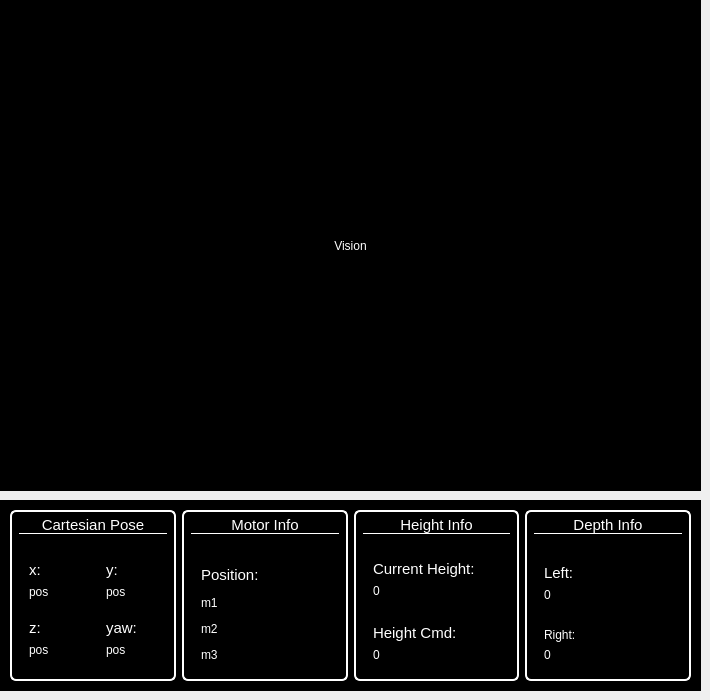
         <widget class="QWidget" name="VisionAndInfoPage">
          <widget class="QWidget" name="CameraWidgetInComponentControl" native="true">
           <property name="geometry">
            <rect>
             <x>0</x>
             <y>0</y>
             <width>701</width>
             <height>491</height>
            </rect>
           </property>
           <property name="styleSheet">
            <string notr="true">background-color: #000000;</string>
           </property>
           <layout class="QHBoxLayout" name="horizontalLayout_15">
            <item>
             <widget class="QLabel" name="VisionTextInComponentControl">
              <property name="styleSheet">
               <string notr="true">color:white;</string>
              </property>
              <property name="text">
               <string>Vision</string>
              </property>
              <property name="alignment">
               <set>Qt::AlignmentFlag::AlignCenter</set>
              </property>
             </widget>
            </item>
           </layout>
          </widget>
          <widget class="QFrame" name="Info_2">
           <property name="geometry">
            <rect>
             <x>0</x>
             <y>500</y>
             <width>701</width>
             <height>191</height>
            </rect>
           </property>
           <property name="styleSheet">
            <string notr="true"> background-color: #000000; color: white;</string>
           </property>
           <property name="frameShape">
            <enum>QFrame::Shape::StyledPanel</enum>
           </property>
           <property name="frameShadow">
            <enum>QFrame::Shadow::Raised</enum>
           </property>
           <layout class="QHBoxLayout" name="horizontalLayout_19" stretch="0,0,0,0">
            <property name="topMargin">
             <number>9</number>
            </property>
            <property name="bottomMargin">
             <number>9</number>
            </property>
            <item>
             <widget class="QWidget" name="CartesianPoseWidget_2" native="true">
              <property name="sizePolicy">
               <sizepolicy hsizetype="Preferred" vsizetype="Preferred">
                <horstretch>0</horstretch>
                <verstretch>0</verstretch>
               </sizepolicy>
              </property>
              <property name="minimumSize">
               <size>
                <width>0</width>
                <height>0</height>
               </size>
              </property>
              <property name="styleSheet">
               <string notr="true">QWidget#CartesianPoseWidget_2 {
	border: 2px solid #FFFFFF;  /* white solid border */
	border-radius: 6px;
}</string>
              </property>
              <layout class="QGridLayout" name="gridLayout_4">
               <property name="topMargin">
                <number>6</number>
               </property>
               <item row="0" column="0" colspan="2" alignment="Qt::AlignmentFlag::AlignTop">
                <widget class="QLabel" name="CartesianPoseText_2">
                 <property name="font">
                  <font>
                   <pointsize>11</pointsize>
                   <bold>false</bold>
                  </font>
                 </property>
                 <property name="styleSheet">
                  <string notr="true">QLabel#CartesianPoseText_2 {
    border-bottom: 1px solid white;
}</string>
                 </property>
                 <property name="text">
                  <string>Cartesian Pose</string>
                 </property>
                 <property name="alignment">
                  <set>Qt::AlignmentFlag::AlignCenter</set>
                 </property>
                </widget>
               </item>
               <item row="2" column="0">
                <widget class="QFrame" name="zPosFrame_2">
                 <property name="frameShape">
                  <enum>QFrame::Shape::StyledPanel</enum>
                 </property>
                 <property name="frameShadow">
                  <enum>QFrame::Shadow::Raised</enum>
                 </property>
                 <layout class="QVBoxLayout" name="verticalLayout_16">
                  <property name="bottomMargin">
                   <number>14</number>
                  </property>
                  <item>
                   <widget class="QLabel" name="z_2">
                    <property name="font">
                     <font>
                      <pointsize>11</pointsize>
                      <bold>false</bold>
                     </font>
                    </property>
                    <property name="text">
                     <string>z:</string>
                    </property>
                   </widget>
                  </item>
                  <item>
                   <widget class="QLabel" name="zPose">
                    <property name="text">
                     <string>pos</string>
                    </property>
                   </widget>
                  </item>
                 </layout>
                </widget>
               </item>
               <item row="1" column="1">
                <widget class="QFrame" name="yPosFrame_2">
                 <property name="frameShape">
                  <enum>QFrame::Shape::StyledPanel</enum>
                 </property>
                 <property name="frameShadow">
                  <enum>QFrame::Shadow::Raised</enum>
                 </property>
                 <layout class="QVBoxLayout" name="verticalLayout_14">
                  <property name="bottomMargin">
                   <number>3</number>
                  </property>
                  <item>
                   <widget class="QLabel" name="y_2">
                    <property name="font">
                     <font>
                      <pointsize>11</pointsize>
                      <bold>false</bold>
                     </font>
                    </property>
                    <property name="text">
                     <string>y:</string>
                    </property>
                   </widget>
                  </item>
                  <item>
                   <widget class="QLabel" name="yPos">
                    <property name="text">
                     <string>pos</string>
                    </property>
                   </widget>
                  </item>
                 </layout>
                </widget>
               </item>
               <item row="2" column="1">
                <widget class="QFrame" name="yawPosFrame_2">
                 <property name="frameShape">
                  <enum>QFrame::Shape::StyledPanel</enum>
                 </property>
                 <property name="frameShadow">
                  <enum>QFrame::Shadow::Raised</enum>
                 </property>
                 <layout class="QVBoxLayout" name="verticalLayout_17">
                  <property name="bottomMargin">
                   <number>14</number>
                  </property>
                  <item>
                   <widget class="QLabel" name="yaw_2">
                    <property name="font">
                     <font>
                      <pointsize>11</pointsize>
                      <bold>false</bold>
                     </font>
                    </property>
                    <property name="text">
                     <string>yaw:</string>
                    </property>
                   </widget>
                  </item>
                  <item>
                   <widget class="QLabel" name="yawPos">
                    <property name="text">
                     <string>pos</string>
                    </property>
                   </widget>
                  </item>
                 </layout>
                </widget>
               </item>
               <item row="1" column="0">
                <widget class="QFrame" name="xPosFrame_2">
                 <property name="font">
                  <font>
                   <pointsize>9</pointsize>
                  </font>
                 </property>
                 <property name="frameShape">
                  <enum>QFrame::Shape::StyledPanel</enum>
                 </property>
                 <property name="frameShadow">
                  <enum>QFrame::Shadow::Raised</enum>
                 </property>
                 <layout class="QVBoxLayout" name="verticalLayout_13">
                  <property name="leftMargin">
                   <number>9</number>
                  </property>
                  <property name="bottomMargin">
                   <number>3</number>
                  </property>
                  <item>
                   <widget class="QLabel" name="x_2">
                    <property name="font">
                     <font>
                      <pointsize>11</pointsize>
                      <bold>false</bold>
                     </font>
                    </property>
                    <property name="text">
                     <string>x:</string>
                    </property>
                   </widget>
                  </item>
                  <item>
                   <widget class="QLabel" name="xPos">
                    <property name="text">
                     <string>pos</string>
                    </property>
                   </widget>
                  </item>
                 </layout>
                </widget>
               </item>
              </layout>
             </widget>
            </item>
            <item>
             <widget class="QWidget" name="MotorInfoWidget_2" native="true">
              <property name="styleSheet">
               <string notr="true">QWidget#MotorInfoWidget_2 {
	border: 2px solid #FFFFFF;  /* white solid border */
	border-radius: 6px;
}</string>
              </property>
              <layout class="QGridLayout" name="gridLayout_5">
               <property name="topMargin">
                <number>6</number>
               </property>
               <property name="rightMargin">
                <number>9</number>
               </property>
               <property name="bottomMargin">
                <number>9</number>
               </property>
               <property name="spacing">
                <number>6</number>
               </property>
               <item row="0" column="0" alignment="Qt::AlignmentFlag::AlignTop">
                <widget class="QLabel" name="MotorInfoText_2">
                 <property name="font">
                  <font>
                   <pointsize>11</pointsize>
                  </font>
                 </property>
                 <property name="styleSheet">
                  <string notr="true">QLabel#MotorInfoText_2 {
    border-bottom: 1px solid white;
}</string>
                 </property>
                 <property name="text">
                  <string>Motor Info</string>
                 </property>
                 <property name="alignment">
                  <set>Qt::AlignmentFlag::AlignCenter</set>
                 </property>
                </widget>
               </item>
               <item row="1" column="0" alignment="Qt::AlignmentFlag::AlignTop">
                <widget class="QFrame" name="PositionFrame_2">
                 <property name="frameShape">
                  <enum>QFrame::Shape::StyledPanel</enum>
                 </property>
                 <property name="frameShadow">
                  <enum>QFrame::Shadow::Raised</enum>
                 </property>
                 <layout class="QVBoxLayout" name="verticalLayout_15">
                  <property name="spacing">
                   <number>12</number>
                  </property>
                  <property name="topMargin">
                   <number>9</number>
                  </property>
                  <property name="bottomMargin">
                   <number>9</number>
                  </property>
                  <item>
                   <widget class="QLabel" name="Position_2">
                    <property name="font">
                     <font>
                      <pointsize>11</pointsize>
                      <bold>false</bold>
                     </font>
                    </property>
                    <property name="text">
                     <string>Position:</string>
                    </property>
                   </widget>
                  </item>
                  <item>
                   <widget class="QLabel" name="MotorM1">
                    <property name="text">
                     <string>m1</string>
                    </property>
                   </widget>
                  </item>
                  <item>
                   <widget class="QLabel" name="MotorM2">
                    <property name="text">
                     <string>m2</string>
                    </property>
                   </widget>
                  </item>
                  <item>
                   <widget class="QLabel" name="MotorM3">
                    <property name="text">
                     <string>m3</string>
                    </property>
                   </widget>
                  </item>
                 </layout>
                </widget>
               </item>
              </layout>
             </widget>
            </item>
            <item>
             <widget class="QWidget" name="LaserInfoWidget" native="true">
              <property name="styleSheet">
               <string notr="true">QWidget#LaserInfoWidget {
	border: 2px solid #FFFFFF;  /* white solid border */
	border-radius: 6px;
}</string>
              </property>
              <layout class="QGridLayout" name="gridLayout_6">
               <property name="topMargin">
                <number>6</number>
               </property>
               <item row="0" column="0" alignment="Qt::AlignmentFlag::AlignTop">
                <widget class="QLabel" name="LaserInfoText_2">
                 <property name="font">
                  <font>
                   <pointsize>11</pointsize>
                   <italic>false</italic>
                  </font>
                 </property>
                 <property name="styleSheet">
                  <string notr="true">QLabel#LaserInfoText_2 {
    border-bottom: 1px solid white;
}</string>
                 </property>
                 <property name="text">
                  <string>Height Info</string>
                 </property>
                 <property name="alignment">
                  <set>Qt::AlignmentFlag::AlignCenter</set>
                 </property>
                </widget>
               </item>
               <item row="4" column="0">
                <widget class="QFrame" name="frame_8">
                 <property name="frameShape">
                  <enum>QFrame::Shape::StyledPanel</enum>
                 </property>
                 <property name="frameShadow">
                  <enum>QFrame::Shadow::Raised</enum>
                 </property>
                 <layout class="QVBoxLayout" name="verticalLayout_25">
                  <property name="leftMargin">
                   <number>9</number>
                  </property>
                  <property name="bottomMargin">
                   <number>9</number>
                  </property>
                  <item>
                   <widget class="QLabel" name="h1_2">
                    <property name="font">
                     <font>
                      <pointsize>11</pointsize>
                      <bold>false</bold>
                     </font>
                    </property>
                    <property name="text">
                     <string>Height Cmd: </string>
                    </property>
                   </widget>
                  </item>
                  <item>
                   <widget class="QLabel" name="HeightCommand">
                    <property name="text">
                     <string>0</string>
                    </property>
                   </widget>
                  </item>
                 </layout>
                </widget>
               </item>
               <item row="1" column="0">
                <widget class="QFrame" name="frame_7">
                 <property name="frameShape">
                  <enum>QFrame::Shape::StyledPanel</enum>
                 </property>
                 <property name="frameShadow">
                  <enum>QFrame::Shadow::Raised</enum>
                 </property>
                 <layout class="QVBoxLayout" name="verticalLayout_23">
                  <property name="leftMargin">
                   <number>9</number>
                  </property>
                  <property name="bottomMargin">
                   <number>9</number>
                  </property>
                  <item>
                   <widget class="QLabel" name="d2_2">
                    <property name="font">
                     <font>
                      <pointsize>11</pointsize>
                      <bold>false</bold>
                     </font>
                    </property>
                    <property name="text">
                     <string>Current Height: </string>
                    </property>
                   </widget>
                  </item>
                  <item>
                   <widget class="QLabel" name="currentHeight">
                    <property name="text">
                     <string>0</string>
                    </property>
                   </widget>
                  </item>
                 </layout>
                </widget>
               </item>
              </layout>
             </widget>
            </item>
            <item>
             <widget class="QWidget" name="DepthInfoWidget" native="true">
              <property name="styleSheet">
               <string notr="true">QWidget#DepthInfoWidget {
	border: 2px solid #FFFFFF;  /* white solid border */
	border-radius: 6px;
}</string>
              </property>
              <layout class="QGridLayout" name="gridLayout_13">
               <property name="topMargin">
                <number>6</number>
               </property>
               <item row="4" column="0">
                <widget class="QFrame" name="frame_13">
                 <property name="frameShape">
                  <enum>QFrame::Shape::StyledPanel</enum>
                 </property>
                 <property name="frameShadow">
                  <enum>QFrame::Shadow::Raised</enum>
                 </property>
                 <layout class="QVBoxLayout" name="verticalLayout_32">
                  <property name="leftMargin">
                   <number>9</number>
                  </property>
                  <property name="bottomMargin">
                   <number>9</number>
                  </property>
                  <item>
                   <widget class="QLabel" name="h1_5">
                    <property name="font">
                     <font>
                      <bold>false</bold>
                     </font>
                    </property>
                    <property name="text">
                     <string>Right:</string>
                    </property>
                   </widget>
                  </item>
                  <item>
                   <widget class="QLabel" name="RightDepthText">
                    <property name="text">
                     <string>0</string>
                    </property>
                   </widget>
                  </item>
                 </layout>
                </widget>
               </item>
               <item row="0" column="0" alignment="Qt::AlignmentFlag::AlignTop">
                <widget class="QLabel" name="DepthInfoText">
                 <property name="font">
                  <font>
                   <pointsize>11</pointsize>
                  </font>
                 </property>
                 <property name="styleSheet">
                  <string notr="true">QLabel#DepthInfoText {
    border-bottom: 1px solid white;
}</string>
                 </property>
                 <property name="text">
                  <string>Depth Info</string>
                 </property>
                 <property name="alignment">
                  <set>Qt::AlignmentFlag::AlignCenter</set>
                 </property>
                </widget>
               </item>
               <item row="1" column="0">
                <widget class="QFrame" name="frame_14">
                 <property name="frameShape">
                  <enum>QFrame::Shape::StyledPanel</enum>
                 </property>
                 <property name="frameShadow">
                  <enum>QFrame::Shadow::Raised</enum>
                 </property>
                 <layout class="QVBoxLayout" name="verticalLayout_33">
                  <property name="leftMargin">
                   <number>9</number>
                  </property>
                  <property name="bottomMargin">
                   <number>9</number>
                  </property>
                  <item>
                   <widget class="QLabel" name="d2_5">
                    <property name="font">
                     <font>
                      <pointsize>11</pointsize>
                      <bold>false</bold>
                     </font>
                    </property>
                    <property name="text">
                     <string>Left:</string>
                    </property>
                   </widget>
                  </item>
                  <item>
                   <widget class="QLabel" name="LeftDepthText">
                    <property name="text">
                     <string>0</string>
                    </property>
                   </widget>
                  </item>
                 </layout>
                </widget>
               </item>
              </layout>
             </widget>
            </item>
           </layout>
           <zorder>MotorInfoWidget_2</zorder>
           <zorder>LaserInfoWidget</zorder>
           <zorder>CartesianPoseWidget_2</zorder>
           <zorder>DepthInfoWidget</zorder>
          </widget>
         </widget>
